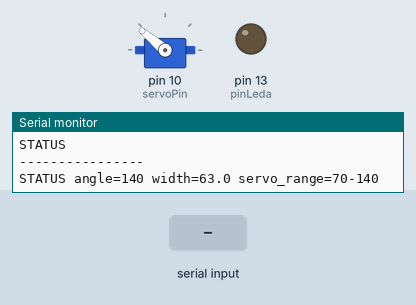
The sketch below on a simulated Arduino Uno, built with avr-gcc and run on an emulated ATmega328P. Shown: servo, output pins drawn as LEDs (lit = HIGH), the last lines printed to the serial monitor. Inputs (shaded band) come from the test bench.

Above: at 1.3 s.
1.4 s: "GRAB 1\n" received over Serial
At 2.5 s:
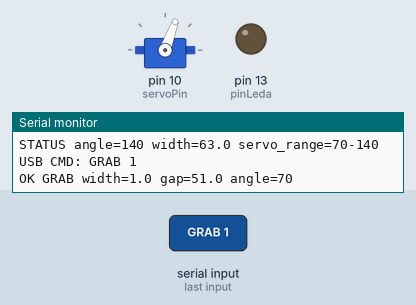
3.6 s: "GRAB 1\n" received over the second serial link
At 4.3 s:
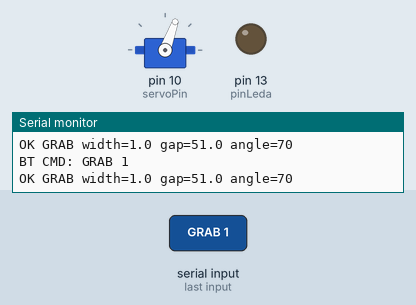
5.1 s: "ZERO\n" received over Serial
At 5.27 s:
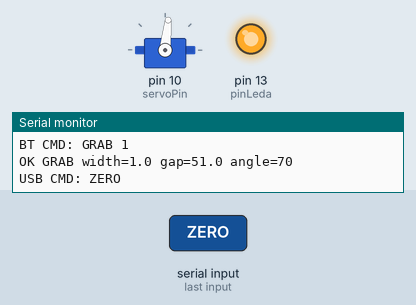
7.3 s: "GRAB 45\n" received over Serial
At 7.47 s:
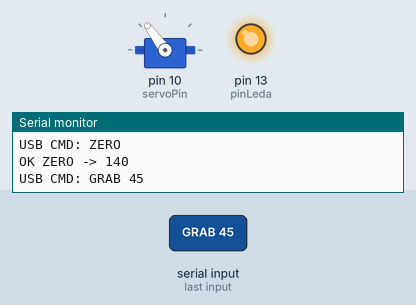
9.5 s: "RELEASE\n" received over the second serial link
At 10.3 s:
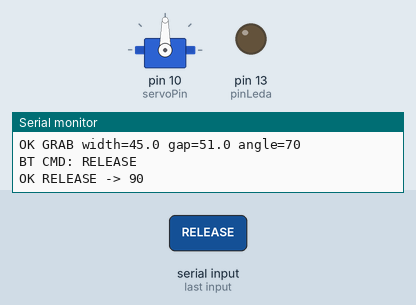
11.2 s: "RELEASE\n" received over Serial
At 11.9 s:
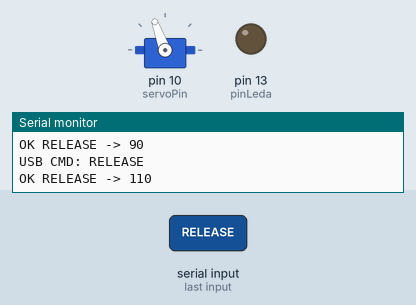
Timing chart, 0 to 13.9 s (numbered marks = the images above; inputs shaded):
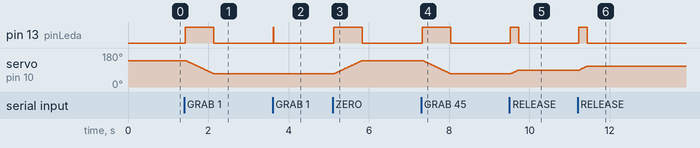

The sketch:

arduino.ino
```cpp
#include <PWMServo.h>
#include <SoftwareSerial.h>

SoftwareSerial bluetooth(2, 3);   // RX, TX
PWMServo chwytakServo;

const int servoPin = 10;
const int pinLeda = 13;

// Zakres pracy serwa
const int KAT_ZAMKNIETY = 70;
const int KAT_OTWARTY   = 140;

// Kalibracja mechaniczna
const float ROZSTAW_PRZY_70  = 51.0;  // mm
const float ROZSTAW_PRZY_140 = 71.0;  // mm

// Luz dociśnięcia
const float MARGINES_CHWYTU = 0.0;

int aktualnyKat = KAT_OTWARTY;
float szerokoscPrzedmiotu = 63.0;

void wyslijWiadomosc(String tekst) {
  Serial.println(tekst);
  bluetooth.println(tekst);
}

void wypiszMenu() {
  wyslijWiadomosc("--- Chwytak ---");
  wyslijWiadomosc("ZERO");
  wyslijWiadomosc("WIDTH 65");
  wyslijWiadomosc("GRAB");
  wyslijWiadomosc("GRAB 65");
  wyslijWiadomosc("RELEASE");
  wyslijWiadomosc("STATUS");
  wyslijWiadomosc("----------------");
}

void ustawKat(int nowyKat) {
  if (nowyKat > KAT_OTWARTY) nowyKat = KAT_OTWARTY;
  if (nowyKat < KAT_ZAMKNIETY) nowyKat = KAT_ZAMKNIETY;

  digitalWrite(pinLeda, HIGH);

  if (aktualnyKat < nowyKat) {
    for (int i = aktualnyKat; i <= nowyKat; i++) {
      chwytakServo.write(i);
      delay(10);
    }
  } else {
    for (int i = aktualnyKat; i >= nowyKat; i--) {
      chwytakServo.write(i);
      delay(10);
    }
  }

  aktualnyKat = nowyKat;

  digitalWrite(pinLeda, LOW);
}

int szerokoscNaKat(float szerokoscMm) {
  if (szerokoscMm < ROZSTAW_PRZY_70) szerokoscMm = ROZSTAW_PRZY_70;
  if (szerokoscMm > ROZSTAW_PRZY_140) szerokoscMm = ROZSTAW_PRZY_140;

  float zakresRozstawu = ROZSTAW_PRZY_140 - ROZSTAW_PRZY_70;
  float zakresKata = KAT_OTWARTY - KAT_ZAMKNIETY;

  float wspolczynnik = (szerokoscMm - ROZSTAW_PRZY_70) / zakresRozstawu;
  int kat = KAT_ZAMKNIETY + round(wspolczynnik * zakresKata);

  if (kat > KAT_OTWARTY) kat = KAT_OTWARTY;
  if (kat < KAT_ZAMKNIETY) kat = KAT_ZAMKNIETY;

  return kat;
}

void zero() {
  ustawKat(KAT_OTWARTY);
  wyslijWiadomosc("OK ZERO -> 140");
}

void releaseObject() {
  int nowyKat = aktualnyKat + 20;
  if (nowyKat > KAT_OTWARTY) nowyKat = KAT_OTWARTY;

  ustawKat(nowyKat);
  wyslijWiadomosc("OK RELEASE -> " + String(aktualnyKat));
}

void setWidth(float szerokoscMm) {
  szerokoscPrzedmiotu = szerokoscMm;
  wyslijWiadomosc("OK WIDTH = " + String(szerokoscPrzedmiotu, 1) + " mm");
}

void grab(float szerokoscMm) {
  szerokoscPrzedmiotu = szerokoscMm;

  float docelowyRozstaw = szerokoscPrzedmiotu + MARGINES_CHWYTU;

  if (docelowyRozstaw < ROZSTAW_PRZY_70) docelowyRozstaw = ROZSTAW_PRZY_70;
  if (docelowyRozstaw > ROZSTAW_PRZY_140) docelowyRozstaw = ROZSTAW_PRZY_140;

  int docelowyKat = szerokoscNaKat(docelowyRozstaw);
  ustawKat(docelowyKat);

  wyslijWiadomosc("OK GRAB width=" + String(szerokoscPrzedmiotu, 1) +
                  " gap=" + String(docelowyRozstaw, 1) +
                  " angle=" + String(aktualnyKat));
}

void status() {
  wyslijWiadomosc("STATUS angle=" + String(aktualnyKat) +
                  " width=" + String(szerokoscPrzedmiotu, 1) +
                  " servo_range=70-140");
}

float pobierzLiczbeZKomendy(String komenda) {
  komenda.trim();

  int spacja = komenda.indexOf(' ');
  if (spacja < 0) spacja = komenda.indexOf('=');
  if (spacja < 0) return NAN;

  String liczba = komenda.substring(spacja + 1);
  liczba.trim();
  return liczba.toFloat();
}

void obsluzKomende(String komenda) {
  komenda.trim();
  if (komenda.length() == 0) return;

  String upper = komenda;
  upper.toUpperCase();

  if (upper == "ZERO") {
    zero();
  }
  else if (upper == "RELEASE") {
    releaseObject();
  }
  else if (upper == "STATUS") {
    status();
  }
  else if (upper.startsWith("WIDTH")) {
    float w = pobierzLiczbeZKomendy(komenda);
    if (isnan(w)) {
      wyslijWiadomosc("ERR WIDTH requires number, e.g. WIDTH 65");
      return;
    }
    setWidth(w);
  }
  else if (upper.startsWith("GRAB")) {
    float w = pobierzLiczbeZKomendy(komenda);
    if (isnan(w)) {
      grab(szerokoscPrzedmiotu);   // użyj zapisanej szerokości
    } else {
      grab(w);                     // ustaw i od razu chwyć
    }
  }
  else {
    wyslijWiadomosc("ERR Unknown command");
  }
}

void setup() {
  Serial.begin(9600);
  bluetooth.begin(9600);

  pinMode(pinLeda, OUTPUT);
  digitalWrite(pinLeda, LOW);

  chwytakServo.attach(servoPin);
  chwytakServo.write(aktualnyKat);

  wyslijWiadomosc("POWER ON");
  wyslijWiadomosc("READY");
  wypiszMenu();
  status();
}

void loop() {
  String komenda = "";

  if (bluetooth.available() > 0) {
    komenda = bluetooth.readStringUntil('\n');
    if (komenda.length() > 0) {
      wyslijWiadomosc("BT CMD: " + komenda);
      obsluzKomende(komenda);
    }
  }
  else if (Serial.available() > 0) {
    komenda = Serial.readStringUntil('\n');
    if (komenda.length() > 0) {
      wyslijWiadomosc("USB CMD: " + komenda);
      obsluzKomende(komenda);
    }
  }
}
```

Measured:
- after the input at 1.4 s, pin 13 (pinLeda): LOW → HIGH at once, → LOW 0.72 s later; servo on pin 10 (servoPin): moves from 140° to 70° over 0.69 s, starting after 0.05 s
- after the input at 3.6 s, pin 13 (pinLeda): LOW → HIGH at once, → LOW 0.01 s later
- after the input at 5.1 s, pin 13 (pinLeda): LOW → HIGH at once, → LOW 0.72 s later; servo on pin 10 (servoPin): moves from 70° to 140° over 0.69 s, starting at once
- after the input at 7.3 s, pin 13 (pinLeda): LOW → HIGH at once, → LOW 0.72 s later; servo on pin 10 (servoPin): moves from 140° to 70° over 0.69 s, starting after 0.05 s
- after the input at 9.5 s, pin 13 (pinLeda): LOW → HIGH at once, → LOW 0.21 s later; servo on pin 10 (servoPin): moves from 70° to 90° over 0.18 s, starting at once
- after the input at 11.2 s, pin 13 (pinLeda): LOW → HIGH at once, → LOW 0.21 s later; servo on pin 10 (servoPin): moves from 90° to 110° over 0.18 s, starting after 0.05 s
